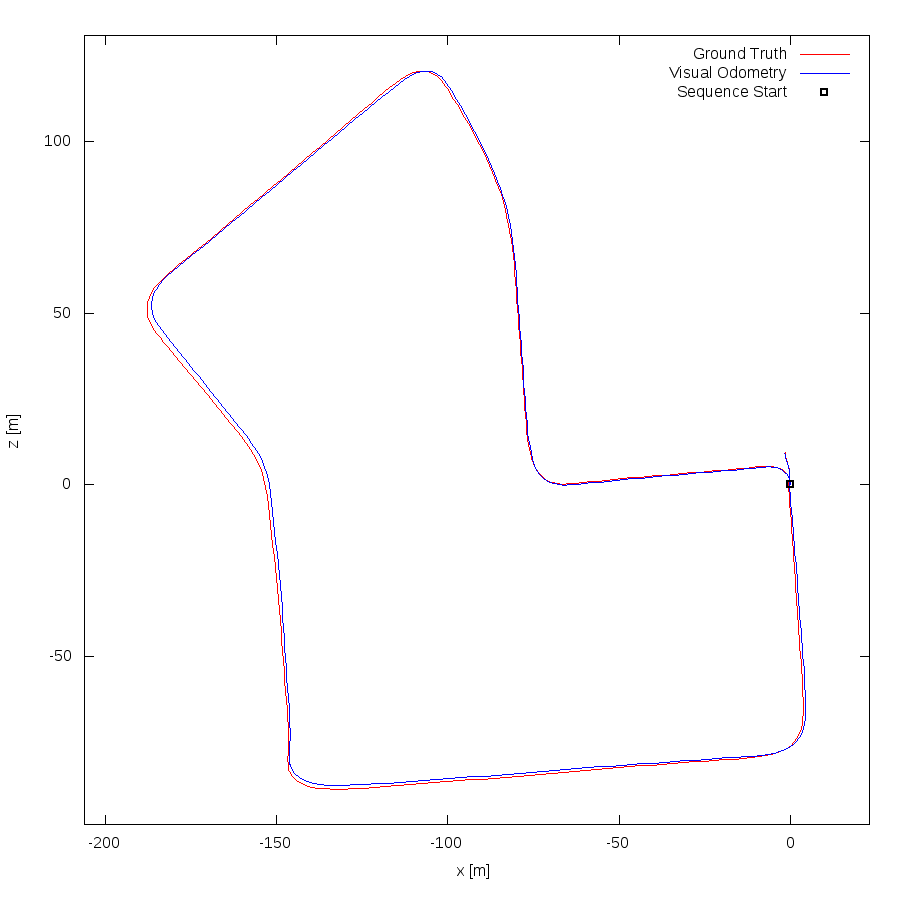

Generate this figure with gnuplot:
set term postscript eps enhanced color
set output "18.eps"
set size ratio -1
set xrange [-206:23]
set yrange [-99:131]
set xlabel "x [m]"
set ylabel "z [m]"
plot "18.txt" using 1:2 lc rgb "#FF0000" title 'Ground Truth' w lines,"18.txt" using 3:4 lc rgb "#0000FF" title 'Visual Odometry' w lines,"< head -1 18.txt" using 1:2 lc rgb "#000000" pt 4 ps 1 lw 2 title 'Sequence Start' w points
